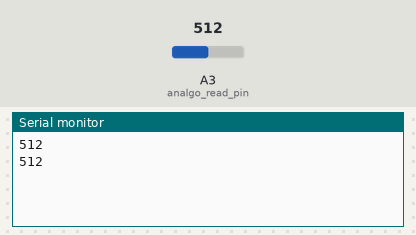
The sketch below on a simulated Arduino Uno, built with avr-gcc and run on an emulated ATmega328P. Shown: the last lines printed to the serial monitor. The test bench sets the inputs (shaded band); at power-on: A3 (analgo_read_pin) = 512.

Above: at 1.8 s.
1.9 s: A3 (analgo_read_pin) set to 716
At 2.8 s:
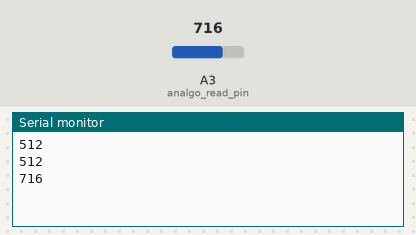
3.4 s: A3 (analgo_read_pin) set to 900
At 4.7 s:
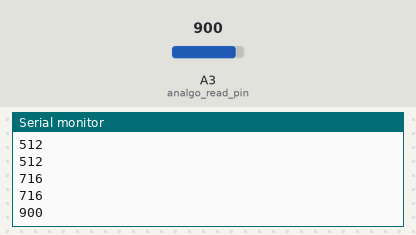
Timing chart, 0 to 6.4 s (numbered marks = the images above; inputs shaded):
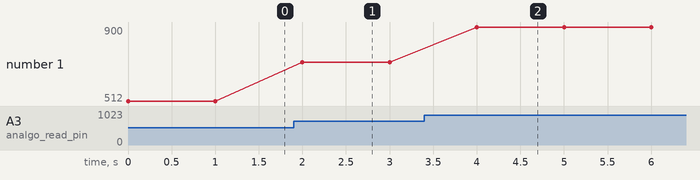

The sketch:

digital_pin_voltage_check.ino
```cpp
const int analgo_read_pin = A3;

void setup() {
  pinMode(analgo_read_pin, INPUT);
  Serial.begin(9600);

}

void loop() {
  Serial.println(analogRead(analgo_read_pin));
  delay(1000);

}
```

Measured:
- after the input at 1.9 s, the serial monitor: prints a new line after 0.10 s (image 1)
- after the input at 3.4 s, the serial monitor: prints a new line after 0.60 s (image 2)
- plotted number 1: 512 → 716 after the input at 1.9 s, 716 → 900 after the input at 3.4 s
